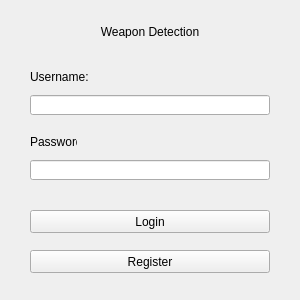
<?xml version="1.0" encoding="UTF-8"?>
<ui version="4.0">
 <class>MainWindow</class>
 <widget class="QMainWindow" name="MainWindow">
  <property name="geometry">
   <rect>
    <x>0</x>
    <y>0</y>
    <width>300</width>
    <height>300</height>
   </rect>
  </property>
  <property name="minimumSize">
   <size>
    <width>300</width>
    <height>300</height>
   </size>
  </property>
  <property name="maximumSize">
   <size>
    <width>300</width>
    <height>300</height>
   </size>
  </property>
  <property name="windowTitle">
   <string>Weapon Dectection</string>
  </property>
  <widget class="QWidget" name="centralwidget">
   <widget class="QLabel" name="label_name">
    <property name="geometry">
     <rect>
      <x>50</x>
      <y>25</y>
      <width>200</width>
      <height>13</height>
     </rect>
    </property>
    <property name="text">
     <string>Weapon Detection</string>
    </property>
    <property name="alignment">
     <set>Qt::AlignCenter</set>
    </property>
   </widget>
   <widget class="QLabel" name="label_username">
    <property name="geometry">
     <rect>
      <x>30</x>
      <y>70</y>
      <width>66</width>
      <height>13</height>
     </rect>
    </property>
    <property name="text">
     <string>Username:</string>
    </property>
   </widget>
   <widget class="QLabel" name="label_password">
    <property name="geometry">
     <rect>
      <x>30</x>
      <y>135</y>
      <width>47</width>
      <height>13</height>
     </rect>
    </property>
    <property name="text">
     <string>Password:</string>
    </property>
   </widget>
   <widget class="QLineEdit" name="Username_input">
    <property name="geometry">
     <rect>
      <x>30</x>
      <y>95</y>
      <width>240</width>
      <height>20</height>
     </rect>
    </property>
   </widget>
   <widget class="QLineEdit" name="password_input">
    <property name="geometry">
     <rect>
      <x>30</x>
      <y>160</y>
      <width>240</width>
      <height>20</height>
     </rect>
    </property>
    <property name="echoMode">
     <enum>QLineEdit::Password</enum>
    </property>
   </widget>
   <widget class="QPushButton" name="login_button">
    <property name="geometry">
     <rect>
      <x>30</x>
      <y>210</y>
      <width>240</width>
      <height>23</height>
     </rect>
    </property>
    <property name="text">
     <string>Login</string>
    </property>
   </widget>
   <widget class="QPushButton" name="register_button">
    <property name="geometry">
     <rect>
      <x>30</x>
      <y>250</y>
      <width>240</width>
      <height>23</height>
     </rect>
    </property>
    <property name="text">
     <string>Register</string>
    </property>
   </widget>
  </widget>
 </widget>
 <resources/>
 <connections/>
</ui>
